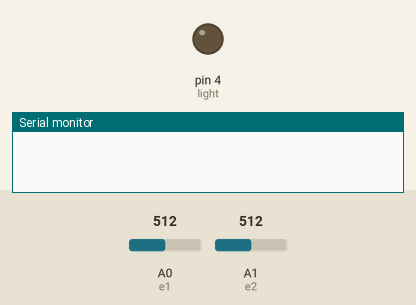
Bench run of a sketch on a simulated Arduino Uno, built with avr-gcc and run on an emulated ATmega328P. Shown: output pins drawn as LEDs (lit = HIGH), the last lines printed to the serial monitor. Inputs (shaded band) come from the test bench; at power-on: A0 (e1) = 512, A1 (e2) = 512.

Above: at 0.1 s.
At 0.6 s:
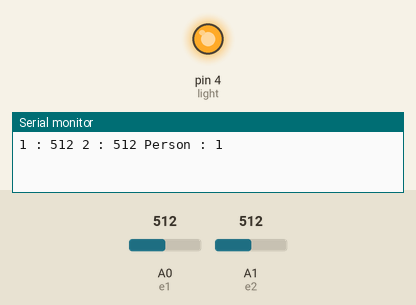
Timing chart, 0 to 2.1 s (numbered marks = the images above):
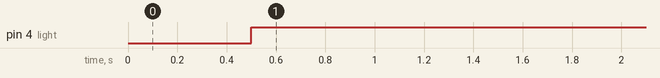

The sketch:

Laser_count_people_light_on_off.ino
```cpp
int e1 = A0;
int e2 = A1;
int light = 4;
int person = 0;
long x;
long ptime = 0;
#define  first analogRead(e1)
#define  second analogRead(e2)
#define  light_on digitalWrite(light,1)
#define  light_off digitalWrite(light,0)
void setup(){
Serial.begin(9600);
ptime = millis();
pinMode(light,OUTPUT);
}

void loop(){
if(first < 950){
x = millis();
  while((x + 800) > millis()){
    if(second < 900){increase();delay(500);break;}
  }
}
else if(second < 950){
x = millis();
  while((x + 800) > millis()){
    if(first < 900){decrease();delay(500);break;}
  }
}
if(person > 0){light_on;}
else {light_off;}

if((ptime + 100) < millis()){
 ptime = millis();
 Serial.println("1 : " + (String)first + " 2 : " + (String)second + " Person : " + (String) person);
 //Serial.println(person);
}

}
void increase(){
  person++;

}
void decrease(){
person--;
if(person < 0){
  person = 0;
}
}
```

Measured:
- by itself, pin 4 (light): LOW → HIGH at 0.50 s
